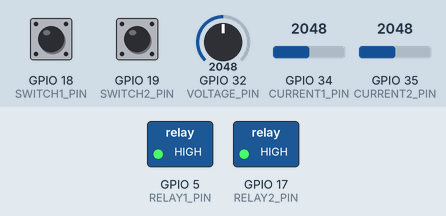
Recording of a sketch running on a simulated ESP32. On the bench: switched loads named in the sketch (green lamp = pin HIGH). The test bench sets the inputs (shaded band); at power-on: GPIO 18 (SWITCH1_PIN) HIGH, GPIO 19 (SWITCH2_PIN) HIGH, GPIO 32 (VOLTAGE_PIN) = 2048, GPIO 34 (CURRENT1_PIN) = 2048, GPIO 35 (CURRENT2_PIN) = 2048. WiFi joins after 1.5 s; servers stay silent unless stated; uploads are accepted with an empty reply; what the sketch prints to the serial monitor is not drawn.

Above: at 2.9 s.
3.0 s: GPIO 18 (SWITCH1_PIN) pulled LOW for 3.2 s
At 4.5 s:
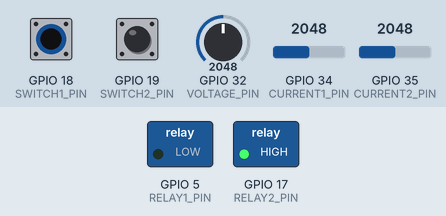
8.1 s: GPIO 19 (SWITCH2_PIN) pulled LOW for 1 s
At 10.2 s:
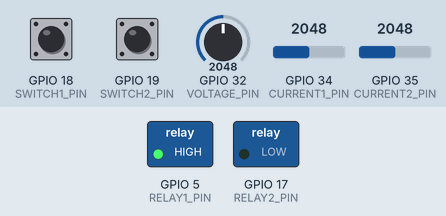
12.9 s: GPIO 18 (SWITCH1_PIN) driven LOW and GPIO 19 (SWITCH2_PIN) driven LOW
At 14.6 s:
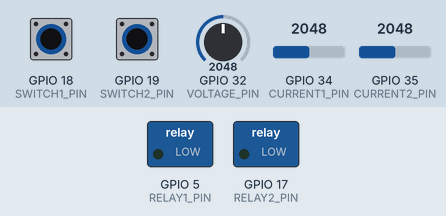
15.3 s: GPIO 18 (SWITCH1_PIN) driven HIGH
At 17.2 s:
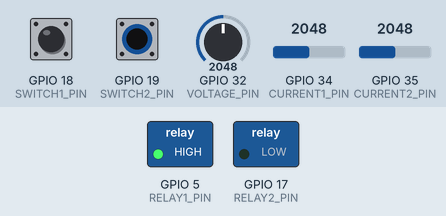
17.8 s: GPIO 18 (SWITCH1_PIN) driven LOW
At 20.0 s:
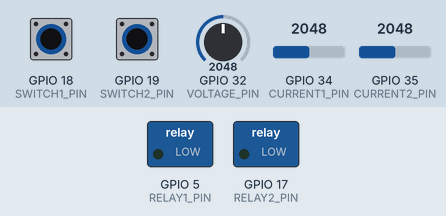
Timing chart, 0 to 21.2 s (numbered marks = the images above; inputs shaded):
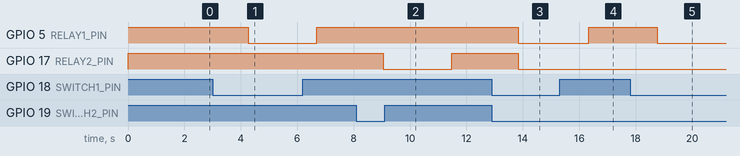

Measured:
- after the input at 3.0 s, GPIO 5 (RELAY1_PIN): HIGH → LOW after 1.3 s, → HIGH 2.4 s later
- after the input at 8.1 s, GPIO 17 (RELAY2_PIN): HIGH → LOW after 0.95 s, → HIGH 2.4 s later
- after the input at 12.9 s, GPIO 5 (RELAY1_PIN), GPIO 17 (RELAY2_PIN): HIGH → LOW after 0.94 s
- after the input at 15.3 s, GPIO 5 (RELAY1_PIN): LOW → HIGH after 1.0 s
- after the input at 17.8 s, GPIO 5 (RELAY1_PIN): HIGH → LOW after 0.95 s

The sketch:

ESP1.ino
```cpp
#include <WiFi.h>
#include <WiFiClientSecure.h>
#include <HTTPClient.h>
#include <ArduinoJson.h>

// -------- WIFI --------
#define WIFI_SSID     "Masud Plays"
#define WIFI_PASSWORD "44444444"

// -------- FIREBASE --------
#define FIREBASE_HOST "https://homeautomationesp32-bc13f-default-rtdb.asia-southeast1.firebasedatabase.app"
#define DEVICE_PATH   "/devices/esp32_1"

// -------- PINS --------
#define RELAY1_PIN     5
#define RELAY2_PIN     17
#define SWITCH1_PIN    18
#define SWITCH2_PIN    19
#define CURRENT1_PIN   34
#define CURRENT2_PIN   35
#define VOLTAGE_PIN    32

WiFiClientSecure client;
HTTPClient https;

// -------- ENERGY --------
float session_wh = 0;
float today_wh   = 0;
float month_wh   = 0;
float total_wh   = 0;

// -------- BILLING --------
float unit_rate = 7.5;

// -------- TIMING --------
unsigned long lastMillis = 0;

// -------- CALIBRATION --------
float ACS_SENS = 0.066;
float ZMPT_CAL = 260.0;

// -------- SENSOR FUNCTIONS --------
float readVoltage() {
long sum = 0;
for (int i = 0; i < 200; i++) {
int raw = analogRead(VOLTAGE_PIN);
sum += (raw - 2048) * (raw - 2048);
delayMicroseconds(200);
}
float rms = sqrt(sum / 200.0);
float voltage = (rms / 2048.0) * ZMPT_CAL;
return voltage;
}

float readCurrent(int pin) {
long sum = 0;
for (int i = 0; i < 200; i++) {
int raw = analogRead(pin);
sum += (raw - 2048) * (raw - 2048);
delayMicroseconds(200);
}
float rms = sqrt(sum / 200.0);
float voltage = (rms / 2048.0) * 3.3;
float current = voltage / ACS_SENS;
return current < 0.05 ? 0 : current;
}

// -------- FIREBASE PUT --------
void firebasePUT(String path, JsonDocument &doc) {
String url = String(FIREBASE_HOST) + path + ".json";
https.begin(client, url);
https.addHeader("Content-Type", "application/json");
String payload;
serializeJson(doc, payload);
https.PUT(payload);
https.end();
}

// -------- SETUP --------
void setup() {

Serial.begin(115200);

pinMode(RELAY1_PIN, OUTPUT);
pinMode(RELAY2_PIN, OUTPUT);
pinMode(SWITCH1_PIN, INPUT_PULLUP);
pinMode(SWITCH2_PIN, INPUT_PULLUP);

digitalWrite(RELAY1_PIN, HIGH);
digitalWrite(RELAY2_PIN, HIGH);

WiFi.begin(WIFI_SSID, WIFI_PASSWORD);

while (WiFi.status() != WL_CONNECTED) {
delay(500);
Serial.print(".");
}

Serial.println("WiFi Connected");

client.setInsecure();

StaticJsonDocument<128> info;
info["ip"] = WiFi.localIP().toString();
info["status"] = "online";

firebasePUT(String(DEVICE_PATH) + "/info", info);
}

// -------- LOOP --------
void loop() {

// ---- READ CONTROL ----
https.begin(client, String(FIREBASE_HOST) + DEVICE_PATH + "/control.json");
https.GET();
String control = https.getString();
https.end();

bool r1 = control.indexOf("\"relay1\":1") >= 0 || digitalRead(SWITCH1_PIN) == LOW;
bool r2 = control.indexOf("\"relay2\":1") >= 0 || digitalRead(SWITCH2_PIN) == LOW;

digitalWrite(RELAY1_PIN, r1 ? LOW : HIGH);
digitalWrite(RELAY2_PIN, r2 ? LOW : HIGH);

// ---- SENSORS ----
float voltage = readVoltage();
float i1 = r1 ? readCurrent(CURRENT1_PIN) : 0;
float i2 = r2 ? readCurrent(CURRENT2_PIN) : 0;
float power = voltage * (i1 + i2);

// ---- ENERGY ----
if (millis() - lastMillis >= 1000) {
lastMillis = millis();
float wh = power / 3600.0;
session_wh += wh;
today_wh   += wh;
month_wh   += wh;
total_wh   += wh;
}

// ---- MONTH RESET FLAG ----
https.begin(client, String(FIREBASE_HOST) + DEVICE_PATH + "/settings/reset_monthly.json");
https.GET();
String resetFlag = https.getString();
https.end();

if (resetFlag.indexOf("true") >= 0) {
month_wh = 0;
StaticJsonDocument<64> reset;
reset["reset_monthly"] = false;
firebasePUT(String(DEVICE_PATH) + "/settings", reset);
}

// ---- PUSH SENSORS ----
StaticJsonDocument<128> sensors;
sensors["voltage"] = voltage;
sensors["current1"] = i1;
sensors["current2"] = i2;
sensors["power"] = power;

firebasePUT(String(DEVICE_PATH) + "/sensors", sensors);

// ---- PUSH ENERGY ----
StaticJsonDocument<256> energy;
energy["session_wh"] = session_wh;
energy["today_wh"]   = today_wh;
energy["month_wh"]   = month_wh;
energy["total_wh"]   = total_wh;

firebasePUT(String(DEVICE_PATH) + "/energy", energy);

Serial.printf(
"R1:%d R2:%d | V:%.1f | I1:%.2f I2:%.2f | P:%.1fW | E:%.2fWh\n",
r1, r2, voltage, i1, i2, power, total_wh
);

delay(1500);
}
```
